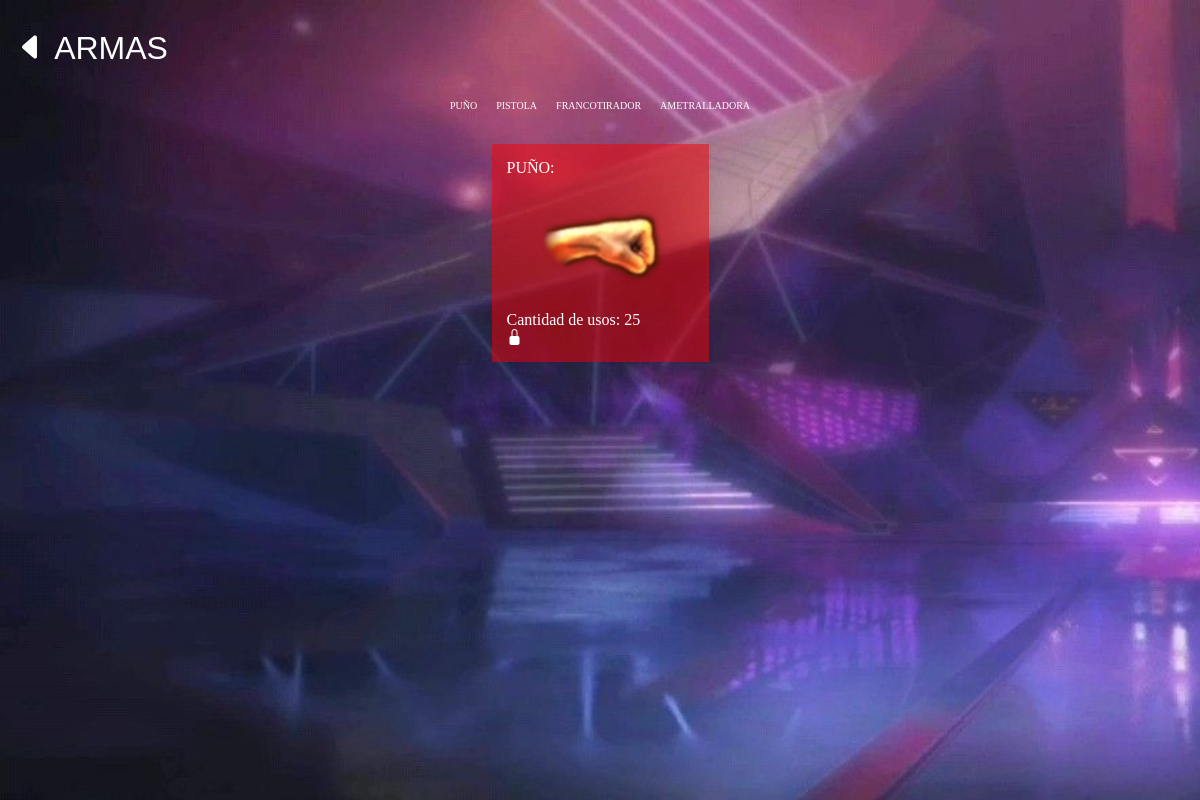
Screenshot of /roles/jugador/Armas.php (signed in) with the database file from the repository.
### tables this page shows
CREATE TABLE `armas` (
  `id_arma` int NOT NULL,
  `imagen` varchar(255) DEFAULT NULL,
  `nombre` varchar(100) NOT NULL,
  `intentos` int DEFAULT '0',
  `nivel_requerido` int NOT NULL,
  `id_categoria` int NOT NULL
);

### roles/jugador/Armas.php (the view, shortened to what this page needs)
<?php
$conexion = new database;
$con = $conexion->conectar();
$sql = $con->prepare("SELECT *  FROM armas INNER JOIN categoria on categoria.id_categoria = armas.id_categoria WHERE categoria.id_categoria = 1");
$sql ->execute();
$armas = $sql->fetchAll(PDO::FETCH_ASSOC);
?>
<!DOCTYPE html>
<html lang="en">
<head>
    <link rel="stylesheet" href="css/armas.css">
    <link rel="stylesheet" href="https://cdn.jsdelivr.net/npm/bootstrap-icons@1.11.3/font/bootstrap-icons.min.css">
</head>
<body>
<div class="fondo">
    <div class="salida">
        <button onclick="window.location.href='lobby.php'"><i class="bi bi-caret-left-fill"></i> ARMAS</button>
    </div>
    <nav class="categorias">
        <a href="#" class="data" data-id="1">PUÑO</a>
        <a href="#" class="data" data-id="2">PISTOLA</a>
        <a href="#" class="data" data-id="3">FRANCOTIRADOR</a>
        <a href="#" class="data" data-id="4">AMETRALLADORA</a>
    </nav>
    <div class="Mostrar_armas" id="armas">
    <?php  foreach ($armas as $arma) {?>
        <div class="cart_arma">
            <?php echo $arma['nombre'] ?>:
            <img src="img/<?php echo $arma['imagen']?>" alt="imagen del arma" class="arma_cart">
            <div class="info_arma">
                Cantidad de usos: <?php echo $arma['intentos'] ?>
            </div>
            <?php echo ($arma['nivel_requerido'] > $_SESSION['nivel_usuario']) ? '<div class="bloqueado"><i class="bi bi-lock-fill"></i></div>' : ''?>
        </div>
    <?php }?>
    </div>
</div>
</body>
</html>

### roles/jugador/css/armas.css (style rules this page uses)
* { padding: 0; margin: 0; box-sizing: border-box; }
body { display: flex; flex-direction: column; }
.fondo { padding-top: 15px; position: static; background-image: url('../img/lobby.png'); background-repeat: no-repeat; background-size: cover; width: 100vw; height: fit-content; min-height: 100vh; background-color: black; overflow-x: visible; z-index: 0; }
.categorias { display: inline-flex; gap: 19px; width: 100%; justify-content: center; padding: 18px; font-size: 10px; }
.categorias a { text-decoration: none; color: white; }
.salida button { background-color: transparent; color: white; border: 0; font-size: 2rem; padding: 15px; }
.Mostrar_armas { display: flex ; flex-wrap: wrap; gap: 20px; margin-top: 15px; justify-content: center; align-items: center; }
.cart_arma { background-color: rgba(248, 0, 0, 0.5); display: flex; flex-direction: column; justify-content: center; width: 217px; height: auto; padding: 15px; color: white; }
.cart_arma img { width: 151px; align-self: center; height: 134px; object-fit: contain; }

### rows the page displays
armas: nombre "PUÑO", imagen (picture), intentos "25"
